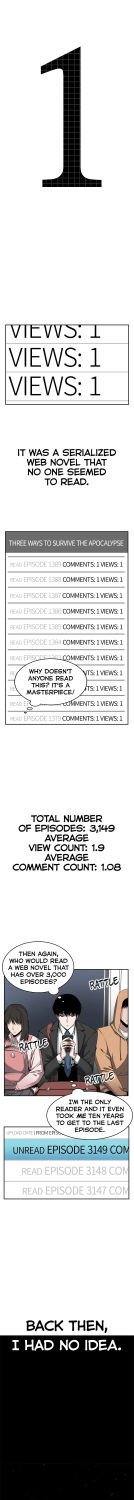
#> input picture 001.png, 800 x 9000 px, given as the content of the folder /Collinism/Claude/panels/omniscient_readers_viewpoint/ch_000, which was not available (shown at 1/6 size)
$ python production_chunker_v4.py
#> lines starting #> are read from the running program, lines starting #| are printed output that depends on the picture; pictures that were not available may be replaced by others from this repository, and a replacement may not be noted
#!/usr/bin/env python3
"""
SEGMENT SLICER v4.0 - Production-grade chunking for Premiere workflow

Philosophy: Predictable, Premiere-safe segments over "smart" detection
Goal: Chunks that work reliably in automated JSX assembly

Output: Fixed-height segments with overlap for smooth transitions
"""

import cv2
import numpy as np
from pathlib import Path
import json

def slice_page_into_segments(image_path, segment_height=1600, overlap=200):
    """
    Slice page into fixed-height segments with overlap

    Args:
        segment_height: Target height per segment (1600px = Premiere-safe)
        overlap: Pixels of overlap between segments (200px = smooth transitions)

    Returns:
        img, list of segments [(y_start, y_end), ...]
    """
#> called with segment_height = 1600, overlap = 200
    img = cv2.imread(str(image_path))
#> img is the input picture: shape (9000, 800, 3); mean B, G, R 201.1, 201, 201.1
    if img is None:
        print(f"❌ Could not read {image_path}")
        return None, []

    height, width = img.shape[:2]
#> height = 9000; width = 800

    segments = []
    current_y = 0
    segment_index = 0

    while current_y < height:
        # Calculate segment bounds
        y_start = current_y
        y_end = min(current_y + segment_height, height)

        # If this is the last segment and it's very short, merge with previous
        remaining = height - y_end
        if remaining > 0 and remaining < segment_height * 0.3:
            # Extend this segment to include the rest
            y_end = height

        segments.append({
            'index': segment_index,
            'y_start': y_start,
            'y_end': y_end,
            'height': y_end - y_start
        })

        # Move to next segment (subtract overlap for smooth transitions)
        current_y = y_end - overlap
        segment_index += 1

        # Safety: if we've moved to the end, stop
        if y_end >= height:
            break
#> after the loop, segment_index = 6

    return img, segments

def calculate_segment_duration(segment_height, base_duration_per_1000px=2.5):
    """
    Calculate duration based on segment height
    Taller segments = more reading time

    Args:
        segment_height: Height in pixels
        base_duration_per_1000px: Seconds per 1000px (default: 2.5s)

    Returns:
        Duration in seconds (float)
    """
    duration = (segment_height / 1000.0) * base_duration_per_1000px

    # Clamp to reasonable bounds
    min_duration = 2.0
    max_duration = 6.0

    return max(min_duration, min(duration, max_duration))

def slice_page(image_path, output_dir, page_num, segment_height=1600, overlap=200):
    """
    Slice a single page into Premiere-friendly segments
    """
    img, segments = slice_page_into_segments(image_path, segment_height, overlap)
#> segments = 6 items

    if img is None or not segments:
        print(f"  ⚠️  Could not process page")
        return []

    height, width = img.shape[:2]
#> height = 9000; width = 800

    print(f"  📐 Page: {width}×{height}px → {len(segments)} segments")
#|   📐 Page: 800×9000px → 6 segments

    saved_segments = []

    for seg in segments:
        y_start = seg['y_start']
        y_end = seg['y_end']
        seg_height = seg['height']
        seg_index = seg['index']

        # Crop segment
        segment_img = img[y_start:y_end, 0:width]

        # Filename: 001_seg_00.png
        seg_name = f"{page_num:03d}_seg_{seg_index:02d}.png"
        seg_path = output_dir / seg_name

        cv2.imwrite(str(seg_path), segment_img)

        # Calculate duration
        duration = calculate_segment_duration(seg_height)

        saved_segments.append({
            "filename": seg_name,
            "source_page": f"{page_num:03d}.png",
            "segment_index": seg_index,
            "bounds": {
                "x": 0,
                "y": y_start,
                "width": width,
                "height": seg_height
            },
            "duration": round(duration, 1),
            "has_overlap": seg_index > 0  # First segment has no overlap
        })

        print(f"    • {seg_name} ({width}×{seg_height}px, {duration:.1f}s)")
#> this loop made 6 passes
#> (seg, y_start, y_end, seg_height, seg_name, duration) on passes 1 to 6: ({'index': 0, 'y_start': 0, 'y_end': 1600, 'height': 1600}, 0, 1600, 1600, '001_seg_00.png', 4), ({'index': 1, 'y_start': 1400, 'y_end': 3000, 'height': 1600}, 1400, 3000, 1600, '001_seg_01.png', 4), ({'index': 2, 'y_start': 2800, 'y_end': 4400, 'height': 1600}, 2800, 4400, 1600, '001_seg_02.png', 4), ({'index': 3, 'y_start': 4200, 'y_end': 5800, 'height': 1600}, 4200, 5800, 1600, '001_seg_03.png', 4), ({'index': 4, 'y_start': 5600, 'y_end': 7200, 'height': 1600}, 5600, 7200, 1600, '001_seg_04.png', 4), ({'index': 5, 'y_start': 7000, 'y_end': 9000, 'height': 2000}, 7000, 9000, 2000, '001_seg_05.png', 5)
#|     • 001_seg_00.png (800×1600px, 4.0s)
#|     • 001_seg_01.png (800×1600px, 4.0s)
#|     • 001_seg_02.png (800×1600px, 4.0s)
#|     • 001_seg_03.png (800×1600px, 4.0s)
#|     • 001_seg_04.png (800×1600px, 4.0s)
#|     • 001_seg_05.png (800×2000px, 5.0s)
#> pass 1, in slice_page, `segment_img = img[y_start:y_end, 0:width]`:
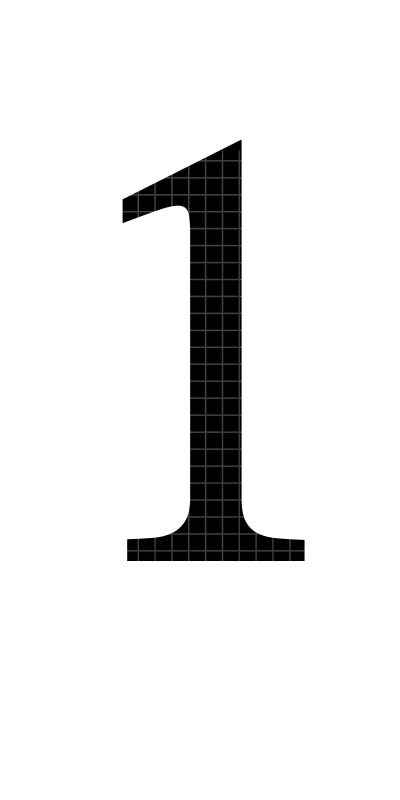
#> segment_img: shape (1600, 800, 3) (shown at 1/2 size); mean B, G, R 234.8, 234.8, 234.8
#> pass 2, in slice_page, `segment_img = img[y_start:y_end, 0:width]`:
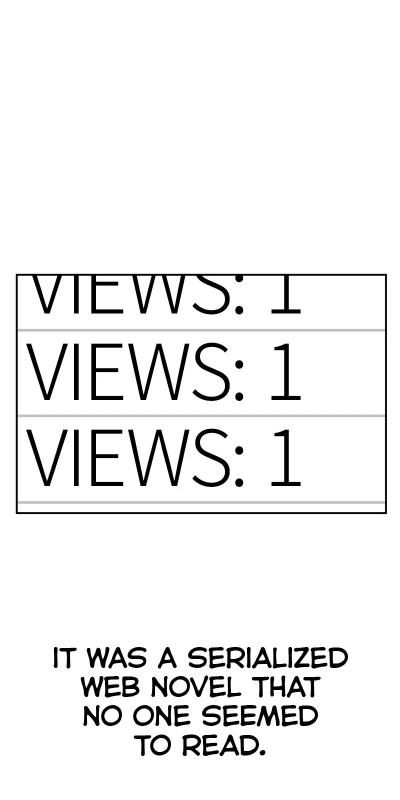
#> segment_img: shape (1600, 800, 3) (shown at 1/2 size); mean B, G, R 239.5, 239.5, 239.5
#> pass 3, in slice_page, `segment_img = img[y_start:y_end, 0:width]`:
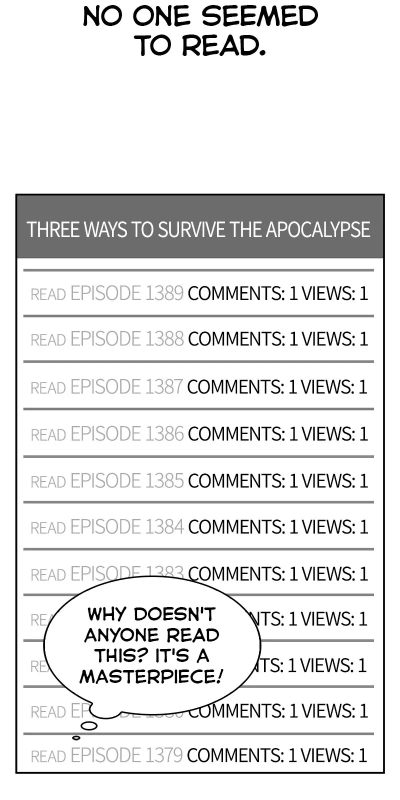
#> segment_img: shape (1600, 800, 3) (shown at 1/2 size); mean B, G, R 226.1, 226.1, 226.1
#> after the loop, saved_segments = 6 items

    return saved_segments

def slice_all_pages(input_dir, output_dir, segment_height=1600, overlap=200):
    """
    Process all pages with consistent segmentation
    """
    input_dir = Path(input_dir)
    output_dir = Path(output_dir)
    output_dir.mkdir(exist_ok=True, parents=True)

    pages = sorted(input_dir.glob("*.png"))

    if not pages:
        print(f"❌ No PNG files found in {input_dir}")
        return

    print(f"📚 SEGMENT SLICER v4.0")
    print(f"   Processing {len(pages)} pages")
    print(f"   Segment height: {segment_height}px")
    print(f"   Overlap: {overlap}px")
    print()

    all_segments = []
    total_duration = 0

    for page_path in pages:
        try:
            page_num = int(page_path.stem)
        except ValueError:
            print(f"  ⚠️  Skipping {page_path.name}")
            continue

        print(f"  📄 Page {page_num:03d}")
        segments = slice_page(page_path, output_dir, page_num, segment_height, overlap)
#> segments = 6 items
        all_segments.extend(segments)

        # Sum durations
        page_duration = sum(s['duration'] for s in segments)
#> page_duration = 25
        total_duration += page_duration
#> total_duration = 25
        print(f"     Total: {page_duration:.1f}s")
#|      Total: 25.0s
        print()

    # Save manifest
    manifest = {
        "source_directory": str(input_dir),
        "output_directory": str(output_dir),
        "chunker_version": "4.0_segment_slicer",
        "parameters": {
            "segment_height": segment_height,
            "overlap": overlap,
            "duration_formula": "height_in_px / 1000 * 2.5s (clamped 2-6s)"
        },
        "summary": {
            "total_pages": len(pages),
            "total_segments": len(all_segments),
            "total_duration_seconds": round(total_duration, 1),
            "avg_segments_per_page": round(len(all_segments) / len(pages), 1)
        },
        "segments": all_segments
    }

    manifest_path = output_dir / "segment_manifest.json"
    with open(manifest_path, 'w', encoding='utf-8') as f:
        json.dump(manifest, f, indent=2, ensure_ascii=False)

    print(f"✅ COMPLETE:")
    print(f"   Pages: {len(pages)}")
    print(f"   Segments: {len(all_segments)}")
#|    Segments: 6
    print(f"   Avg per page: {len(all_segments) / len(pages):.1f}")
#|    Avg per page: 6.0
    print(f"   Total duration: {total_duration:.1f}s ({total_duration/60:.1f} min)")
#|    Total duration: 25.0s (0.4 min)
    print(f"   Output: {output_dir}")
    print(f"   Manifest: {manifest_path.name}")

def main():
    input_dir = Path("C:/Collin/Collinism/Claude/panels/omniscient_readers_viewpoint/ch_000")
    output_dir = input_dir / "segments"

    # Configurable parameters
    SEGMENT_HEIGHT = 1600  # px - Premiere-safe height
    OVERLAP = 200          # px - smooth transitions

    slice_all_pages(input_dir, output_dir, SEGMENT_HEIGHT, OVERLAP)

if __name__ == "__main__":
    main()
